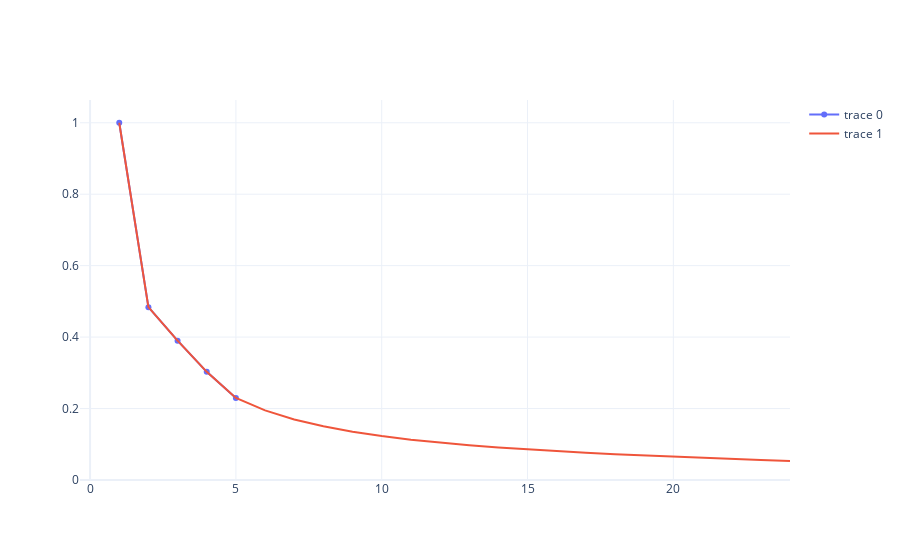

Notebook code cell kept with this figure:
### Code cell
def power_fit(t, a, b):
    return a*t**b
    
# fit actuals and extract a & b params
popt, pcov = curve_fit(power_fit, c1.index, c1)

# generate the full range of times to forecast over
times = np.arange(1, 25)

a = popt[0]
b = popt[1]

# if there is less than 6 months of actuals, scale data. 
if 6 - len(c1) > 0:
    b = b + .2*(6 - len(c1)-1)

# get max survival from inputs
max_survival = inputs.loc['ke', 'max_monthly_borrower_retention']

# take the slope of the power fit between the current and previous time periods
power_slope = power_fit(times, a=0.98974725, b=-.90360369)/power_fit(times-1, a=0.98974725, b=-.90360369)
# first value will be nan, replace with 1
power_slope[0] = 1

# apply max survival condition
power_slope_capped = np.array([i if i < max_survival else max_survival for i in power_slope])
# only need values for times we're going to forecast for.
power_slope_capped = power_slope_capped[len(c1):]
power_slope_capped = pd.Series(power_slope_capped, index=[t for t in times[len(c1):]])

c1_fcast = c1.copy()
for t in times[len(c1):]:
    c1_fcast.loc[t] = c1_fcast[t-1] * power_slope_capped[t]
    
fig = go.Figure([
    go.Scatter(x=c1.index, y=c1, mode='markers+lines'),
    go.Scatter(x=times, y=c1_fcast)
])
fig.show()

### Figure 1 — Plotly figure (JSON) as saved in the notebook; plotly's stock layout.template omitted (floating-point values rounded to 4 significant figures)
{"data": [{"mode": "markers+lines", "type": "scatter", "x": [1, 2, 3, 4, 5], "y": [1, 0.4838, 0.3899, 0.3027, 0.2297]}, {"type": "scatter", "x": [1, 2, 3, 4, 5, 6, 7, 8, 9, 10, 11, 12, 13, 14, 15, 16, 17, 18, 19, 20, 21, 22, 23, 24], "y": [1, 0.4838, 0.3899, 0.3027, 0.2297, 0.1948, 0.1695, 0.1502, 0.1351, 0.1228, 0.1127, 0.1041, 0.09687, 0.0906, 0.08512, 0.0803, 0.07602, 0.07219, 0.06858, 0.06515, 0.0619, 0.0588, 0.05586, 0.05307]}], "layout": {}}
